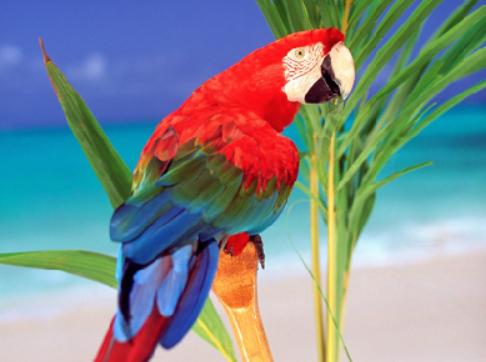
#> input picture Lab7/parrot.png, 486 x 362 px
$ jupyter execute imagepr_lab7.ipynb   (shell and % lines are left out)
#> lines starting #> are read from the running program, lines starting #| are printed output that depends on the picture
[cell 1]
import numpy as np
import matplotlib.pyplot as plt
import cv2
from skimage import data
from PIL import Image, ImageOps, ImageEnhance

### Q1

[cell 2]
im = Image.open("parrot.png")
#> im is the input picture: PIL image 486x362 RGB; mean R, G, B 127.4, 140, 143.9
im_invert = ImageOps.invert(im)
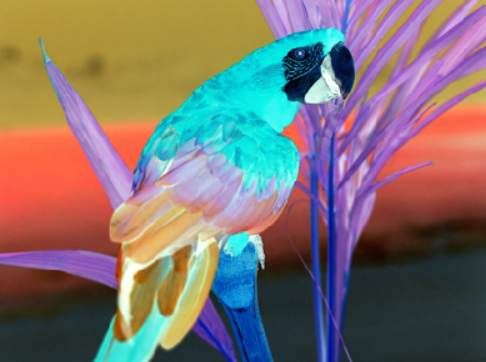
#> im_invert: PIL image 486x362 RGB; mean R, G, B 127.6, 115, 111.1

fig, axs = plt.subplots(1, 2, figsize=(20,20))
axs[0].imshow(im)
axs[0].set_title('original')

axs[1].imshow(im_invert)
axs[1].set_title('inverted')
plt.show()
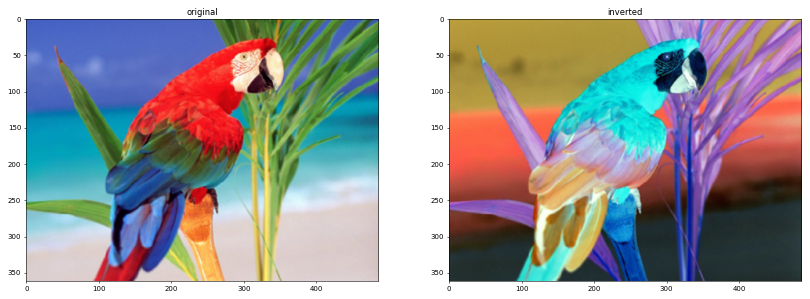
#> figure drawn by matplotlib, 2 panels

### Q2

[cell 3]
img = cv2.imread('parrot.png')

c = 255/(np.log(1 + np.max(img)))
#> c = 45.99
log_transformed = c * np.log(1 + img)
#> log_transformed: shape (362, 486, 3) float16; 0.01% of the values are NaN or infinite; the others: min 0, max 255, mean 217
log_transformed = np.array(log_transformed, dtype = np.uint8)
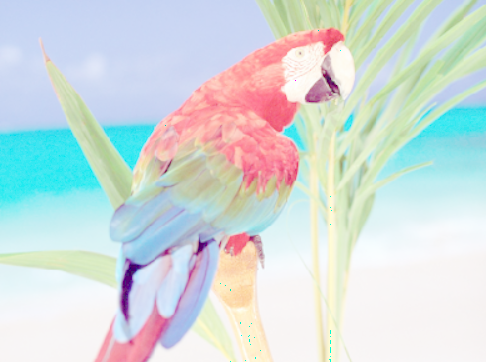
#> log_transformed: shape (362, 486, 3); mean B, G, R 220, 220.4, 209.3

fig, axs = plt.subplots(1, 2, figsize=(20,20))
axs[0].imshow(img)
axs[0].set_title('original')

axs[1].imshow(log_transformed)
axs[1].set_title('log transformed')
plt.show()
#> figure, not shown here; B, G, R data is drawn as R, G, B

### Q3

[cell 4]
img = cv2.imread('parrot.png')

img_r, img_g, img_b = cv2.split(img)
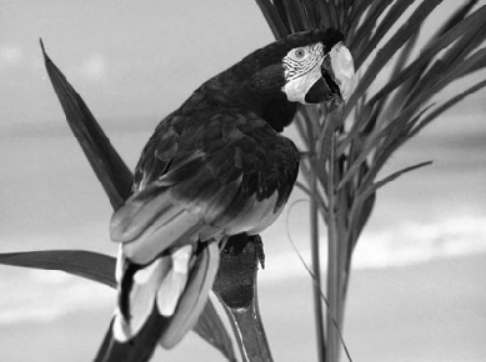
#> img_r: shape (362, 486); min 2, max 254, mean 143.9
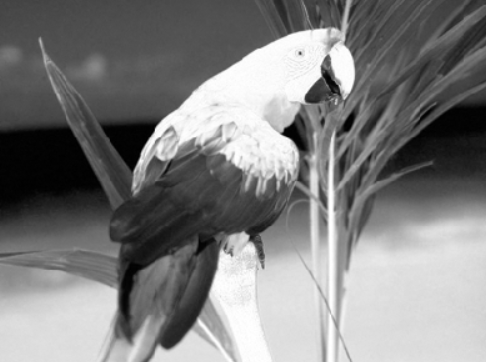
#> img_b: shape (362, 486); min 0, max 255, mean 127.4

fig, axs = plt.subplots(1, 4, figsize=(20, 4))

axs[0].imshow(img)
axs[0].set_title('original image')

axs[1].hist(img_r.ravel(), bins=256)
axs[1].set_title('R')

axs[2].hist(img_g.ravel(), bins=256)
axs[2].set_title('G')

axs[3].hist(img_b.ravel(), bins=256)
axs[3].set_title('B')

plt.show()
#> figure, not shown here; B, G, R data is drawn as R, G, B; panel 2: tallest bar 4031 high, from x = 195.9 to 196.9; panel 3: tallest bar 3589 high, from x = 207.2 to 208.2; panel 4: tallest bar 4321 high, from x = 220.1 to 221.1

[cell 5]
from skimage import exposure

img = cv2.imread('parrot.png')
img_eq = exposure.equalize_hist(img)
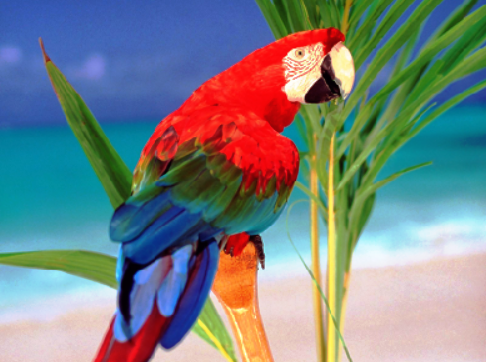
#> img_eq: shape (362, 486, 3) float64; mean B, G, R 0.519, 0.515, 0.474
img_r, img_g, img_b = cv2.split(img_eq)
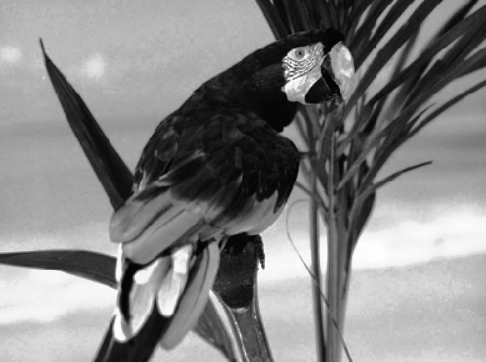
#> img_r: shape (362, 486) float64; min 0.00737, max 1, mean 0.519
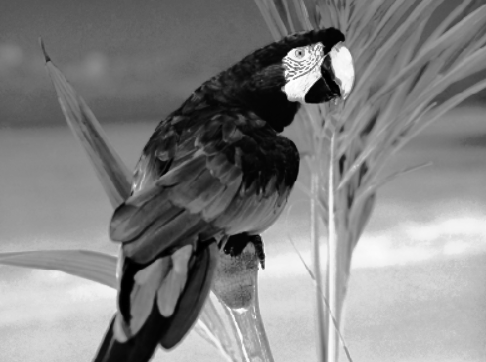
#> img_g: shape (362, 486) float64; min 0.000451, max 1, mean 0.515

fig, axs = plt.subplots(1, 4, figsize=(20, 4))

axs[0].imshow(img_eq)
axs[0].set_title('Equalized image')

axs[1].hist(img_r.ravel(), bins=256)
axs[1].set_title('R')

axs[2].hist(img_g.ravel(), bins=256)
axs[2].set_title('G')

axs[3].hist(img_b.ravel(), bins=256)
axs[3].set_title('B')

plt.show()
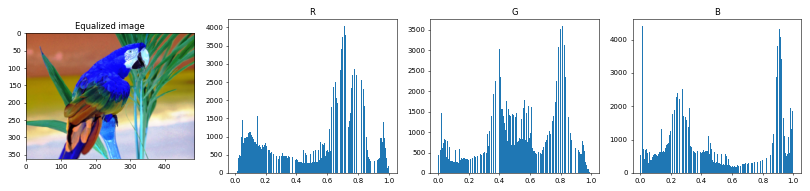
#> figure drawn by matplotlib, 4 panels; B, G, R data is drawn as R, G, B; panel 2: tallest bar 4031 high, from x = 0.709 to 0.713; panel 3: tallest bar 3589 high, from x = 0.813 to 0.816; panel 4: tallest bar 4399 high, from x = 0.0122 to 0.0161

### Q4

[cell 6]
from skimage import exposure

img = cv2.imread('parrot.png')
p2, p98 = np.percentile(img, (2, 98))
#> p2 = 8; p98 = 247
img_rescale = exposure.rescale_intensity(img, in_range=(p2, p98))

img_r, img_g, img_b = cv2.split(img_rescale)

fig, axs = plt.subplots(1, 4, figsize=(20, 4))

axs[0].imshow(img_rescale)
axs[0].set_title('Contrast Stretched Image')

axs[1].hist(img_r.ravel(), bins=256)
axs[1].set_title('R')

axs[2].hist(img_g.ravel(), bins=256)
axs[2].set_title('G')

axs[3].hist(img_b.ravel(), bins=256)
axs[3].set_title('B')

plt.show()
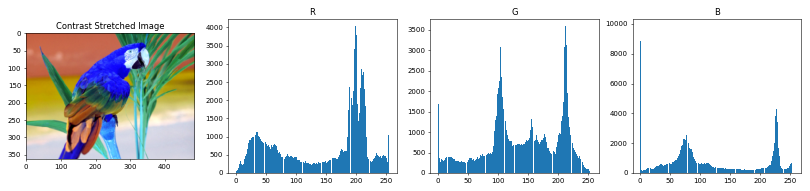
#> figure drawn by matplotlib, 4 panels; B, G, R data is drawn as R, G, B; panel 2: tallest bar 4031 high, from x = 199.2 to 200.2; panel 3: tallest bar 3589 high, from x = 212.2 to 213.2; panel 4: tallest bar 9841 high, from x = 254 to 255
